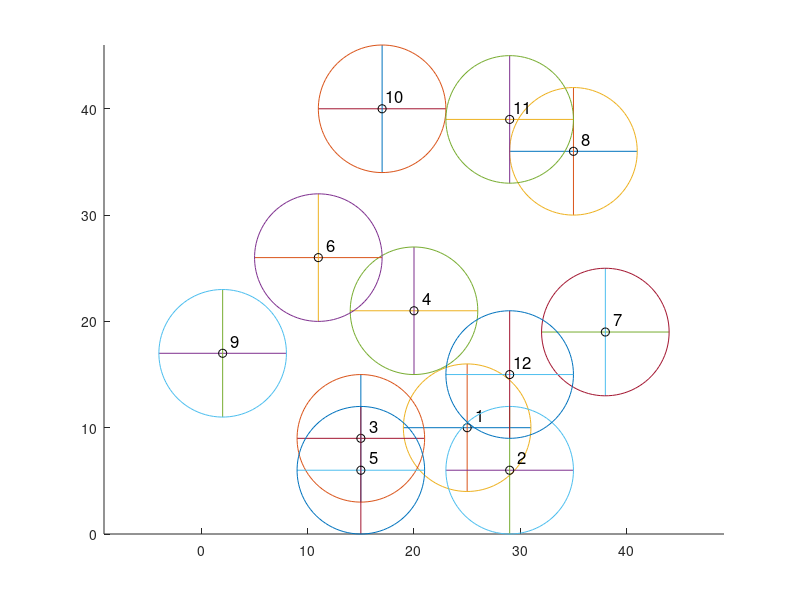

Source code (MATLAB): (Note: this script raises an error after producing the figure.)
% Questao 3.2 - Prova B da 204
% Lucas Vasconcelos Resende - 205B

clear all; clc; close all;

n = randi([1,12]); %numero aleatórios de circulos (entre 1 e 12) / gera só um numero
raio = randi([1,10]); %raio dos cículos / gera só um numero
x = randi([1,40], 1, n); %coordenada x dos cícurlo / gera n numeros
y = randi([1,40], 1, n); %coordenada y dos cícurlo / gera n numeros

figure(1)
hold on
axis equal;
for i = 1 : n
  %calculos pro circulo
  theta = linspace(0, 2*pi, 100);
  xc = x(i) + raio * cos(theta);
  yc = y(i) + raio * sin(theta);
  %linhas de diametro
  plot([x(i)-raio, x(i)+raio],[y(i), y(i)]); %horizontal
  plot([x(i), x(i)],[y(i)-raio, y(i)+raio]); %vertical
  %plot
  plot(xc, yc);
  plot(x(i), y(i), 'ok', 'markersize', 6);
  %numero do cículo dentro
  text(x(i)+0.2*raio, y(i)+0.2*raio, num2str(i), 'HorizontalAlignment', 'center', 'VerticalAlignment', 'middle', 'FontSize', 12);
end
disp(['Clique nos ', num2str(n), ' circulos na ordem certa:']);
[xclique, yclique] = ginput(n); %pega as coordenadas dos cliques
acertos = zeros(1,n); %cria o vetor do tamanho certo de uma vez
for i = 1:n
  dx = xclique(i) - x;
  dy = yclique(i) - y;
  dist2 = dx.^2 + dy.^2;
  [distanciocentromaisperto, indicecentro] = min(dist2); %pega qual o menor valor de distãncia até o centro, e o indice desse centro (qual i é ele)
  if distanciocentromaisperto <= raio^2 && indicecentro == i
    acertos(i) = 1;
  endif
end
if sum(acertos) == n %soma de todos os elementos do vetor
  disp('voce acertou');
else
  disp('errou');
end
